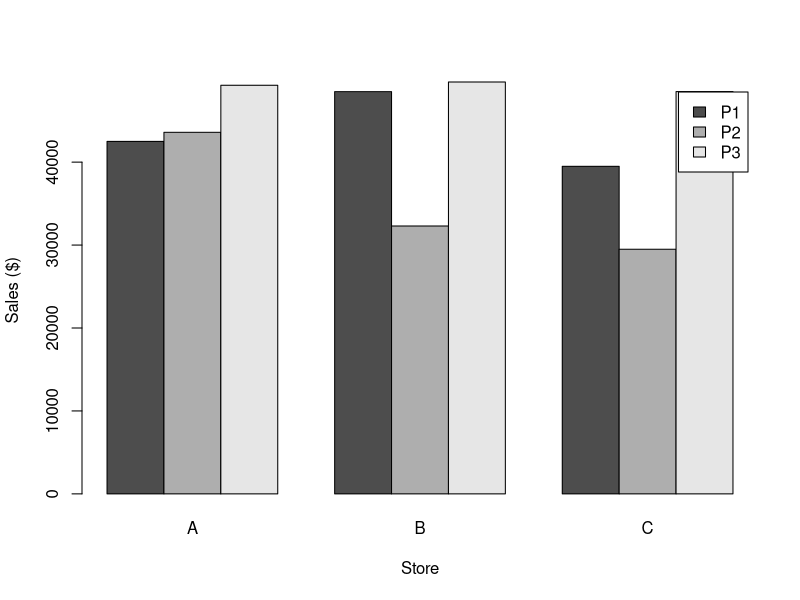
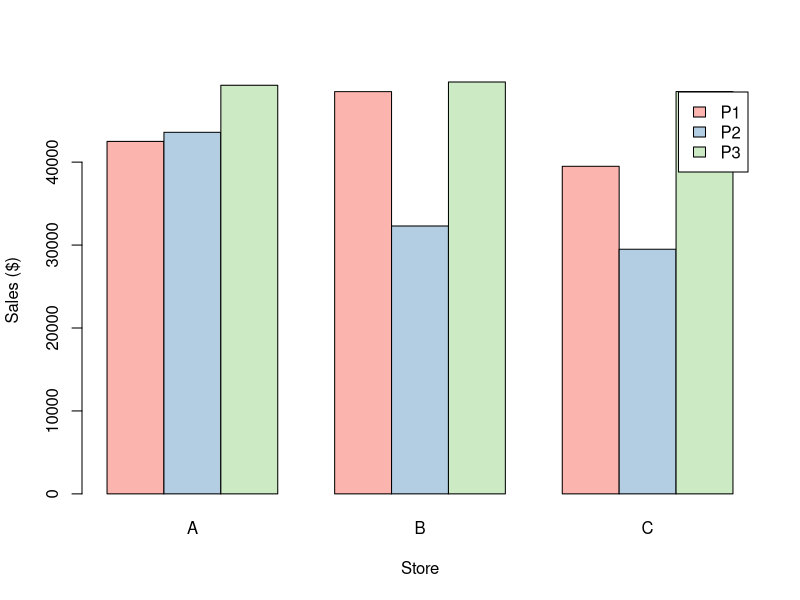
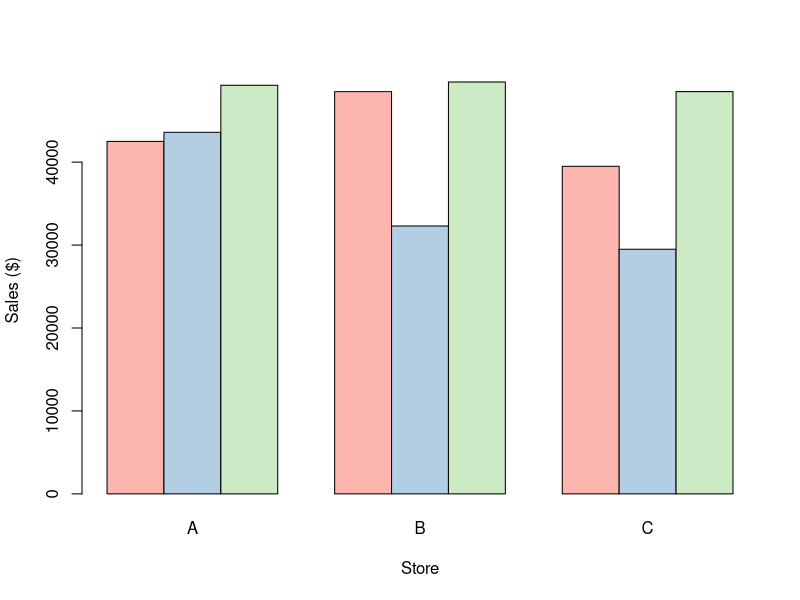
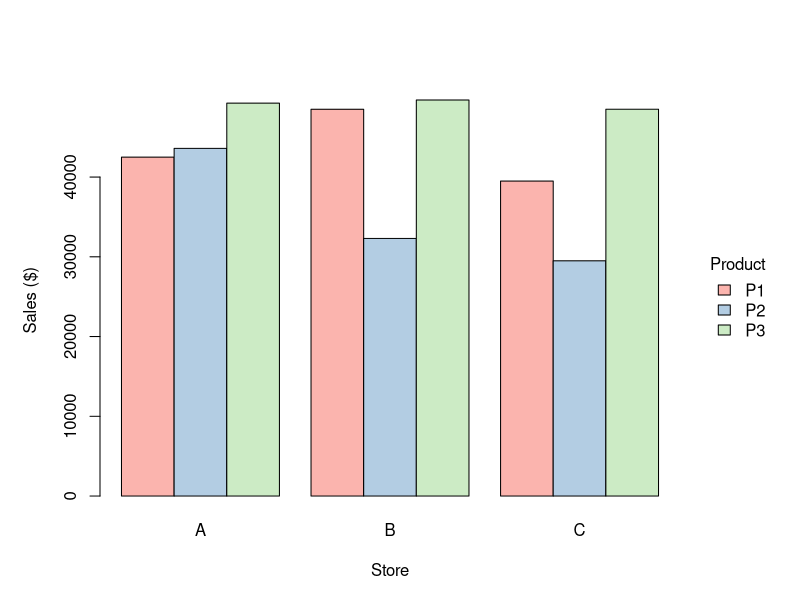
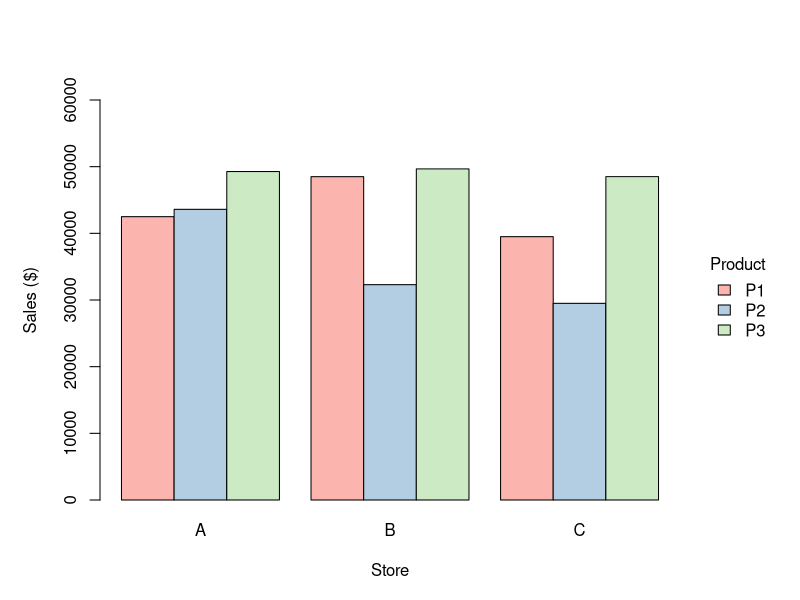

Write R code to recreate these figures, in order.
## ---- chunk 1
knitr::opts_chunk$set(echo = TRUE)
## ---- chunk 2
mydata <- matrix(c(42500, 48502, 39500, 43600, 32303, 29500, 49270, 49664, 48507), nrow = 3, byrow = TRUE)
rownames(mydata) <- c("P1", "P2", "P3")
colnames(mydata) <- c("A", "B", "C")
mydata
## ---- chunk 3
barplot(mydata, beside = TRUE, xlab = "Store", ylab = "Sales ($)", legend.text = TRUE)
## ---- chunk 4
library(RColorBrewer)
barplot(mydata, beside = TRUE, col = brewer.pal(3, name = "Pastel1"), xlab = "Store", ylab = "Sales ($)", legend.text = TRUE)
## ---- chunk 5
barplot(mydata, beside = TRUE, col = brewer.pal(3, name = "Pastel1"), xlab = "Store", ylab = "Sales ($)", legend.text = TRUE, args.legend = list(title = "Product", x = "right", bty = "n", inset = -0.16))
## ---- chunk 6
par(mai=c(1, 1, 1, 1.2))
barplot(mydata, beside = TRUE, col = brewer.pal(3, name = "Pastel1"), space = c(0, 0.6), xlab = "Store", ylab = "Sales ($)", legend.text = TRUE, args.legend = list(title = "Product", x = "right", bty = "n", inset = -0.16))
## ---- chunk 7
par(mai=c(1, 1, 1, 1.2))
barplot(mydata, beside = TRUE, col = brewer.pal(3, name = "Pastel1"), space = c(0, 0.6), xlab = "Store", ylab = "Sales ($)", ylim = c(0, 60000), legend.text = TRUE, args.legend = list(title = "Product", x = "right", bty = "n", inset = -0.16))
